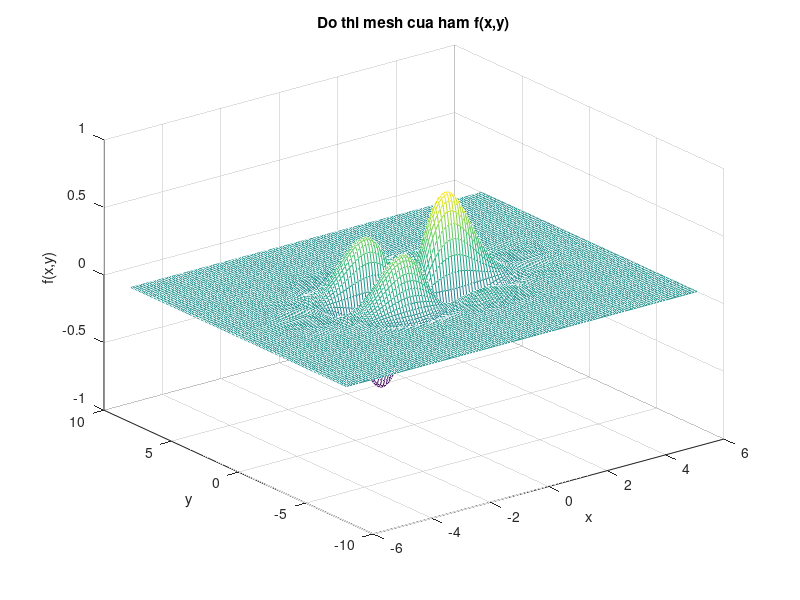
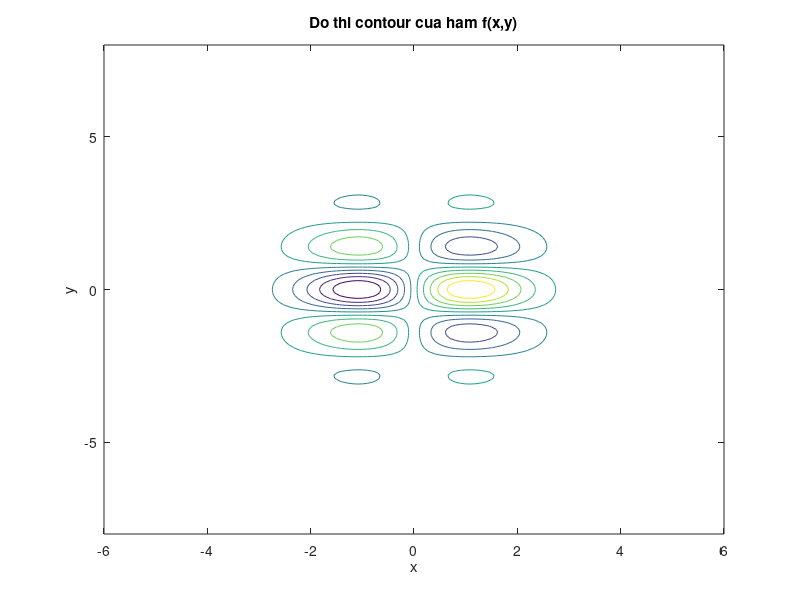

These charts were generated, in order, by the following MATLAB code:
x = -6:0.1:6;
y = -8:0.1:8;

[X, Y] = meshgrid(x, y);

Z = sin(X) .* cos(2*Y) .* exp(-(X.^2 + Y.^2)/4);

figure;
mesh(X, Y, Z);
xlabel('x');
ylabel('y');
zlabel('f(x,y)');
title('Do thi mesh cua ham f(x,y)');

figure;
contour(X, Y, Z);
xlabel('x');
ylabel('y');
title('Do thi contour cua ham f(x,y)');
